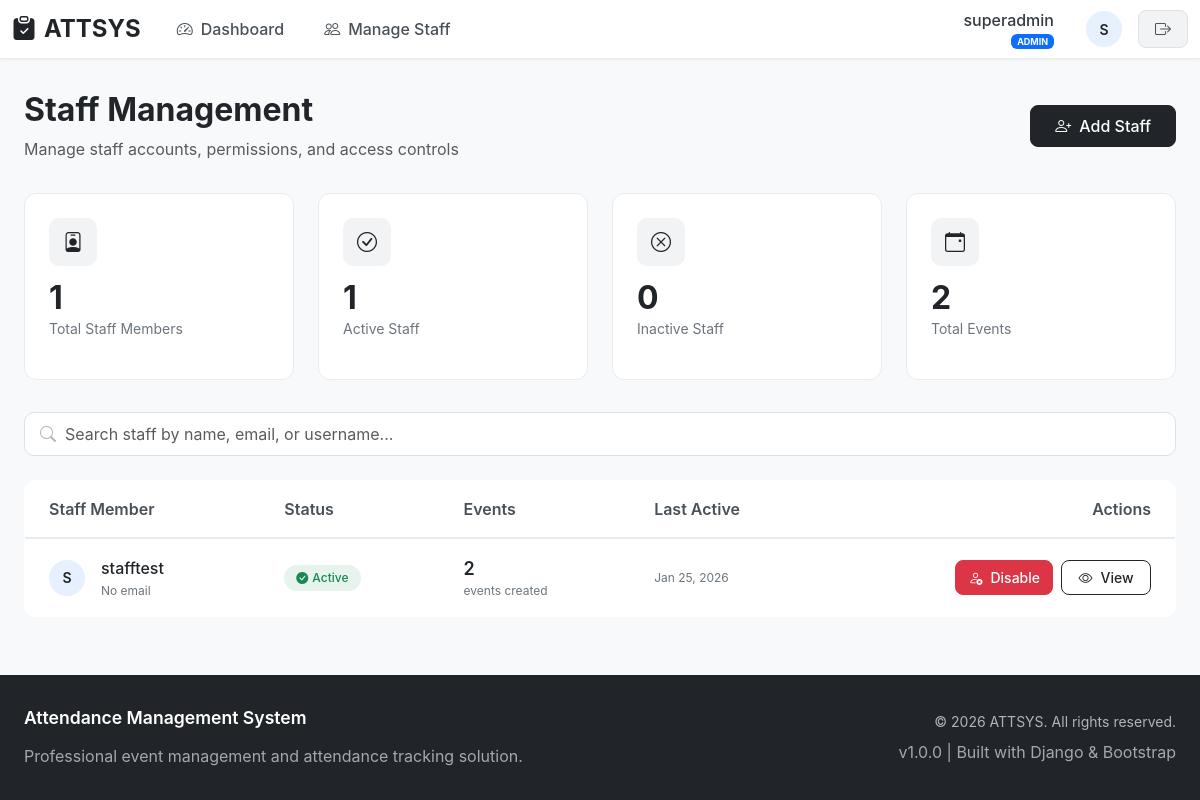
Before: /attsys/admin/staff/ (signed in) with the older database file.
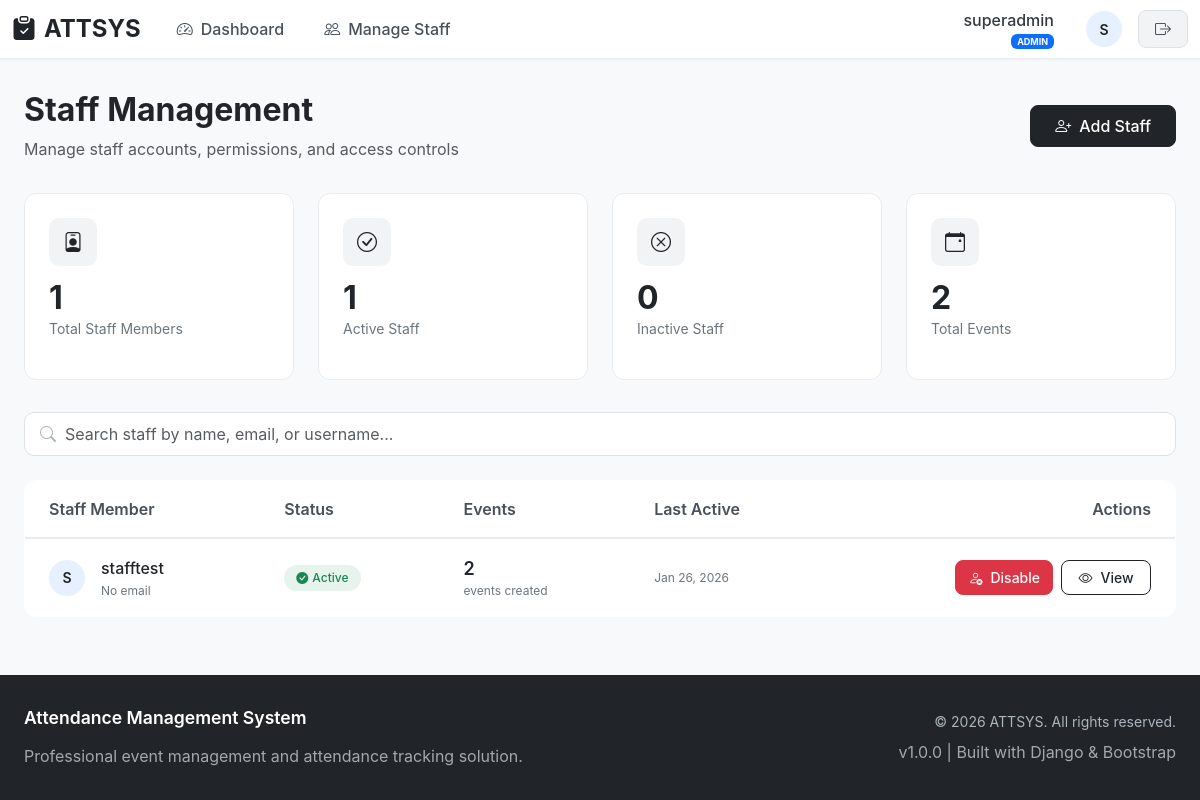
After: the same page with the newer database file.
### attsys/models.py (models this page shows, shortened)
class User(AbstractUser):
    ROLE_CHOICES = (
        ('ADMIN', 'Admin'),
        ('STAFF', 'Staff'),
    )
    role = models.CharField(max_length=10, choices=ROLE_CHOICES, default='STAFF')
    phone_number = models.CharField(max_length=15, blank=True)

### attsys/views.py (the view)
# urls.py: path('admin/staff/', views.manage_staff, name='manage_staff'),
@login_required
def manage_staff(request):
    if not request.user.is_active:
        return redirect('login')
    if request.user.role != 'ADMIN':
        return HttpResponseForbidden("Admins only")
    staff_users = User.objects.filter(role='STAFF')
    active_staff_count = staff_users.filter(is_active=True).count()
    inactive_staff_count = staff_users.filter(is_active=False).count()
    total_events = Event.objects.count()
    return render(request, 'manage_staff.html', {
        'staff_users': staff_users,
        'active_staff_count': active_staff_count,
        'inactive_staff_count': inactive_staff_count,
        'total_events': total_events
    })

### attsys/templates/manage_staff.html (shortened to what the changed rows need)
{% extends 'base.html' %}
{% block content %}
<div class="staff-management-container">
    <div class="page-header">
        <div class="d-flex justify-content-between align-items-center">
            <div>
                <h1 class="h2 fw-bold mb-2 text-dark">Staff Management</h1>
            </div>
        </div>
    </div>
    <div class="table-responsive">
        <table class="table table-hover mb-0 staff-table">
            <thead>
                <tr>
                    <th class="ps-4">Staff Member</th>
                    <th>Status</th>
                    <th>Events</th>
                    <th>Last Active</th>
                    <th class="pe-4 text-end">Actions</th>
                </tr>
            </thead>
            <tbody id="staffTableBody">
                {% for staff in staff_users %}
                <tr class="staff-row" data-search="{{ staff.username }} {{ staff.email }}">
                    <td class="ps-4">
                        <div class="d-flex align-items-center">
                            <div class="user-avatar me-3">
                                {{ staff.username|first|upper }}
                            </div>
                            <div>
                                <div class="staff-name">{{ staff.username }}</div>
                                <div class="staff-email">{{ staff.email|default:"No email" }}</div>
                            </div>
                        </div>
                    </td>
                    <td>
                        {% if staff.is_active %}
                            <span class="status-badge status-active">
                                <i class="bi bi-check-circle-fill me-1"></i>
                                Active
                            </span>
                        {% else %}
                            <span class="status-badge status-inactive">
                                <i class="bi bi-x-circle-fill me-1"></i>
                                Disabled
                            </span>
                        {% endif %}
                    </td>
                    <td>
                        <div class="event-count">
                            {{ staff.events.count|default:0 }}
                        </div>
                        <div class="event-label">
                            events created
                        </div>
                    </td>
                    <td>
                        <div class="last-active">
                            {% if staff.last_login %}
                                {{ staff.last_login|date:"M d, Y" }}
                            {% else %}
                                Never logged in
                            {% endif %}
                        </div>
                    </td>
                    <td class="pe-4">
                        <div class="action-buttons">
                            <form method="post" action="{% url 'toggle_staff' staff.id %}" class="d-inline">
                                {% if staff.is_active %}
                                    <button type="submit" class="btn btn-toggle-danger btn-toggle">
                                        <i class="bi bi-person-x"></i>
                                        Disable
                                    </button>
                                {% else %}
                                    <button type="submit" class="btn btn-toggle-success btn-toggle">
                                        <i class="bi bi-person-check"></i>
                                        Enable
                                    </button>
                                {% endif %}
                            </form>
                            <button class="btn btn-outline-dark btn-toggle"
                                    onclick="viewStaffDetails('{{ staff.id }}')">
                                <i class="bi bi-eye"></i>
                                View
                            </button>
                        </div>
                    </td>
                </tr>
                {% endfor %}
            </tbody>
        </table>
    </div>
</div>
{% endblock %}

Changed rows visible on the page:
changed User "stafftest": last_login "Jan 25, 2026" → "Jan 26, 2026"
